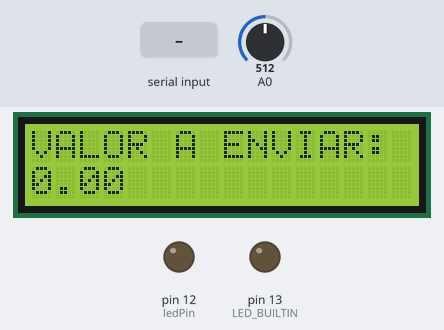
Bench run of a sketch on a simulated Arduino Uno, built with avr-gcc and run on an emulated ATmega328P. Shown: 16×2 character LCD, output pins drawn as LEDs (lit = HIGH). Inputs (shaded band) come from the test bench; at power-on: A0 = 512. Random numbers use the default seed unless the sketch sets one; what the sketch prints to the serial monitor is not drawn.

Above: at 1.2 s.
1.3 s: A0 set to 610
At 1.45 s:
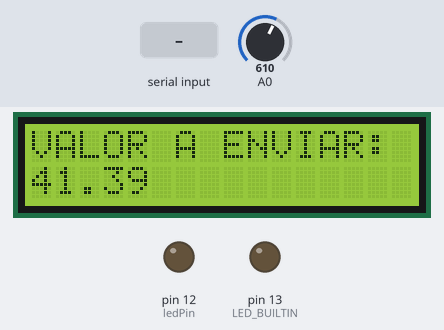
2.8 s: A0 set to 85
At 3.2 s:
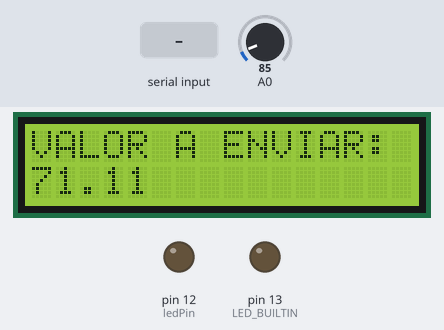
4.3 s: A0 set to 75
6.3 s: "3\n" received over Serial
At 7.6 s:
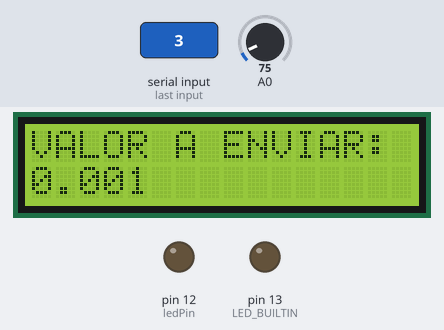
Timing chart, 0 to 8.8 s (numbered marks = the images above; inputs shaded):
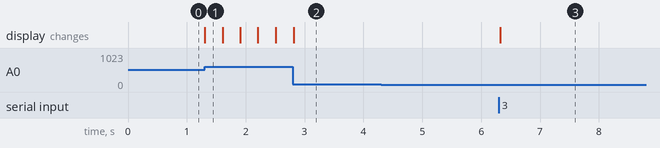

The sketch:

SerialInstrumentWithLCD.ino
```cpp
#include <LiquidCrystal.h> //INCLUSÃO DE BIBLIOTECA

//Serial Config:
//Baud Rate: 9600
//Parity: 8bit / no
//Stop bit: 1
//EOL: <CR><LR> / <013><010>
//Request Value: 5


// constants won't change. They're used here to set pin numbers:
const int buttonPin = 2;     // the number of the pushbutton pin
const int ledPin = 12;

// variables will change:
int buttonState = 0;         // variable for reading the pushbutton status
bool blinking = false;
float valor = 0;


LiquidCrystal lcd(8, 9, 4, 5, 6, 7); //PORTAS DO ARDUINO QUE SÃO UTILIZADAS PELO SHIELD KEYPAD DISPLAY LCD

/**
   Função que lê uma string da Serial
   e retorna-a
*/
String leStringSerial(float valorDisplay) {
  String conteudo = "";
  char caractere;

  // Enquanto receber algo pela serial
  while (Serial.available() > 0) {
    // Lê byte da serial
    caractere = Serial.read();
    // Ignora caractere de quebra de linha
    if (caractere != '\n') {
      // Concatena valores
      conteudo.concat(caractere);
    }
    // Aguarda buffer serial ler próximo caractere
    delay(10);
  }

  //Serial.print("Recebi: ");
  //if (conteudo == "5") {
  //  Serial.print(valorDisplay, 2);
  //  Serial.println(" ");
  //}
  //if (conteudo == "6") {
  //  Serial.println(11.11, 2);
  //  Serial.println(" ");
  //}

  return conteudo;
}

void blink( int cont ) {

  int count = 0;
  while (count < cont) {
    digitalWrite(ledPin, HIGH);
    delay(1000);
    digitalWrite(ledPin, LOW);
    count++;
  }
}

void imprimirValor( float resultado) {

  lcd.setCursor(0, 0); //SETA A POSIÇÃO EM QUE O CURSOR INCIALIZA(LINHA 1)
  lcd.print("VALOR A ENVIAR:"); //ESCREVE A FRASE "VALOR A ENVIAR:" NA PRIMEIRA LINHA DO DISPLAY LCD
  lcd.setCursor(0, 1); //SETA A POSIÇÃO EM QUE O CURSOR INCIALIZA(LINHA 1)
  lcd.print(resultado/100);
  //Serial.print(valorDisplay, 2);
  //Serial.println(" ");
}

void setup() {

  // initialize digital pin LED_BUILTIN as an output.
  pinMode(LED_BUILTIN, OUTPUT);

  pinMode(ledPin, OUTPUT);

  // initialize the pushbutton pin as an input:
  pinMode(buttonPin, INPUT);
  // initialize serial:
  Serial.begin(9600);
  while (!Serial) {

  }
  randomSeed(analogRead(0));
  valor = random(1000, 10000);
  valor = valor/100;

  lcd.begin(16, 2); //SETA A QUANTIDADE DE COLUNAS(16) E O NÚMERO DE LINHAS(2) DO DISPLAY. EM SUMA: UMA MATRIZ DE 16 COLUNAS E 2 LINHAS
  imprimirValor(valor);
}

void loop() {

  // Se receber algo pela serial
  if (Serial.available() > 0) {
    // Lê toda string recebida
    String recebido = leStringSerial(valor / 100);

    if (recebido == "5") {
      //Serial.println(valor/100);
      Serial.print(valor/100, 2);
      Serial.println(" ");
    } else if (recebido == "3") {
      valor = 0;
      imprimirValor(valor);
    }
  }

  //lcd.setCursor(0,1); //SETA A POSIÇÃO EM QUE O CURSOR RECEBE O TEXTO A SER MOSTRADO(LINHA 2)
  if ((analogRead(0)) < 80) { //SE A LEITURA DO PINO FOR MENOR QUE 80, FAZ
    //lcd.print ("    DIREITA    "); //ESCREVE NO LCD O TEXTO
    //enviar para Serial
    Serial.print(valor/100, 2);
    Serial.println(" ");
    delay(500);
  }
  else if ((analogRead(0)) < 200) { //SE A LEITURA DO PINO FOR MENOR QUE 200, FAZ
    //lcd.print ("      CIMA     ");  //ESCREVE NO LCD O TEXTO
  }
  else if ((analogRead(0)) < 400) { //SE A LEITURA DO PINO FOR MENOR QUE 400, FAZ
    //lcd.print ("     BAIXO     "); //ESCREVE NO LCD O TEXTO
  }
  else if ((analogRead(0)) < 600) { //SE A LEITURA DO PINO FOR MENOR QUE 600, FAZ
    //lcd.print ("    ESQUERDA   "); //ESCREVE NO LCD O TEXTO
    //zerar valor
    valor = 0;
    imprimirValor(valor);
  }
  else if ((analogRead(0)) < 800) { //SE A LEITURA DO PINO FOR MENOR QUE 800, FAZ
    //lcd.print ("     SELECT    "); //ESCREVE NO LCD O TEXTO
    valor = random(1000, 10000);
    imprimirValor(valor);
  }
}
```

Measured:
- after the input at 1.3 s, the display: changes at once (image 1)
- after the input at 4.3 s, every drawn part: stays the same
- after the input at 6.3 s, the display: changes at once (image 3)
